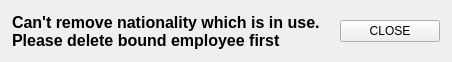
<?xml version="1.0" encoding="UTF-8"?>
<ui version="4.0">
 <class>Notificator</class>
 <widget class="QWidget" name="Notificator">
  <property name="geometry">
   <rect>
    <x>0</x>
    <y>0</y>
    <width>452</width>
    <height>62</height>
   </rect>
  </property>
  <property name="maximumSize">
   <size>
    <width>16777215</width>
    <height>16777215</height>
   </size>
  </property>
  <property name="windowTitle">
   <string>Form</string>
  </property>
  <layout class="QHBoxLayout" name="horizontalLayout">
   <property name="spacing">
    <number>0</number>
   </property>
   <property name="leftMargin">
    <number>0</number>
   </property>
   <property name="topMargin">
    <number>0</number>
   </property>
   <property name="rightMargin">
    <number>0</number>
   </property>
   <property name="bottomMargin">
    <number>0</number>
   </property>
   <item>
    <layout class="QVBoxLayout" name="verticalLayout_2">
     <property name="leftMargin">
      <number>12</number>
     </property>
     <property name="topMargin">
      <number>6</number>
     </property>
     <property name="rightMargin">
      <number>6</number>
     </property>
     <property name="bottomMargin">
      <number>6</number>
     </property>
     <item>
      <widget class="QLabel" name="messageLabel">
       <property name="font">
        <font>
         <pointsize>12</pointsize>
         <weight>75</weight>
         <bold>true</bold>
        </font>
       </property>
       <property name="text">
        <string>Can't remove nationality which is in use. Please delete bound employee first</string>
       </property>
       <property name="wordWrap">
        <bool>true</bool>
       </property>
      </widget>
     </item>
    </layout>
   </item>
   <item>
    <layout class="QVBoxLayout" name="verticalLayout">
     <property name="spacing">
      <number>0</number>
     </property>
     <property name="leftMargin">
      <number>6</number>
     </property>
     <property name="rightMargin">
      <number>12</number>
     </property>
     <item>
      <widget class="QPushButton" name="button">
       <property name="minimumSize">
        <size>
         <width>100</width>
         <height>0</height>
        </size>
       </property>
       <property name="maximumSize">
        <size>
         <width>100</width>
         <height>16777215</height>
        </size>
       </property>
       <property name="cursor">
        <cursorShape>PointingHandCursor</cursorShape>
       </property>
       <property name="text">
        <string>CLOSE</string>
       </property>
      </widget>
     </item>
    </layout>
   </item>
  </layout>
 </widget>
 <resources/>
 <connections/>
</ui>
